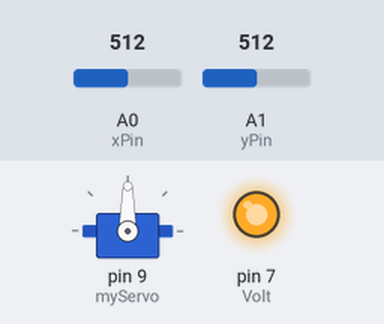
Bench run of a sketch on a simulated Arduino Uno, built with avr-gcc and run on an emulated ATmega328P. Parts: servo, output pins drawn as LEDs (lit = HIGH). The inputs (shaded band) are chosen by the test bench; at power-on: A0 (xPin) = 512, A1 (yPin) = 512.

Above: at 1.8 s.
1.9 s: A0 (xPin) set to 689
3.4 s: A0 (xPin) set to 714
At 5.2 s:
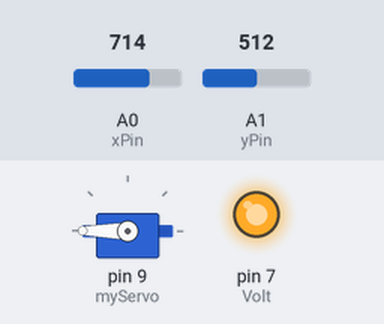
5.5 s: A0 (xPin) set to 190
At 6.5 s:
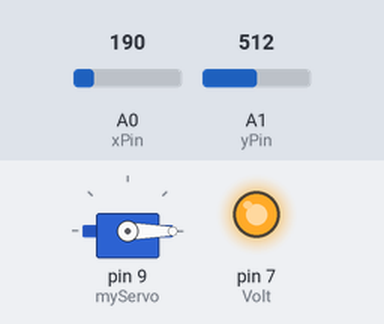
7.0 s: A0 (xPin) set to 207
At 7.7 s:
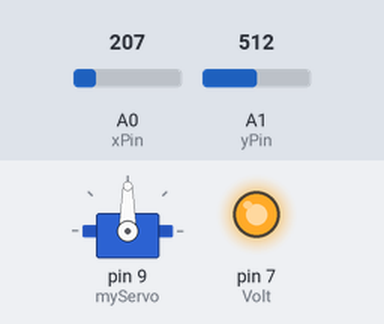
8.5 s: A0 (xPin) set to 122
At 10.4 s:
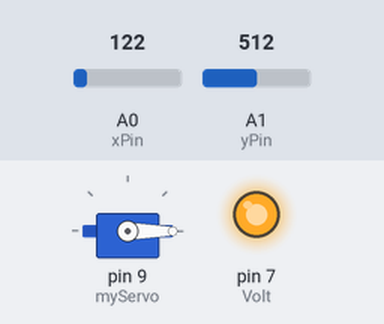
Timing chart, 0 to 11.5 s (numbered marks = the images above; inputs shaded):
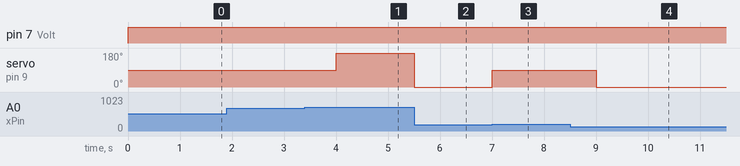

Measured:
- the behaviour switches between 700 and 701 on A0 (xPin) (found by bisection; images 0 and 1)
- the behaviour switches between 199 and 200 on A0 (xPin) (found by bisection; images 2 and 3)
- after the input at 1.9 s, every drawn part: stays the same
- after the input at 3.4 s, servo on pin 9 (myServo): 90° → 180° after 0.60 s
- after the input at 5.5 s, servo on pin 9 (myServo): 180° → 0° at once
- after the input at 7.0 s, servo on pin 9 (myServo): 0° → 90° at once
- after the input at 8.5 s, servo on pin 9 (myServo): 90° → 0° after 0.50 s

The sketch:

Servo_ControlledbyJoystick.ino
```cpp
#include<Servo.h>

const int xPin = A0; // Analog pin for X-axis
const int yPin = A1; // Analog pin for Y-axis

Servo myServo;
int pos=0;

int Volt=7;


void setup() {
myServo.attach(9) ;
pinMode(Volt,OUTPUT);
}

void loop() {
  digitalWrite(Volt,HIGH);
  // Read the analog values ofar X and Y axes
  int xValue = analogRead(xPin);
  int yValue = analogRead(yPin);

  myServo.write(90);


  if(xValue>700)
  {
    myServo.write(180);
    delay(500);

  }


  if(xValue<200)
  {
    myServo.write(0);
    delay(500);

  }


  delay(1000); // Optional delay to control the data output rate
}
```
